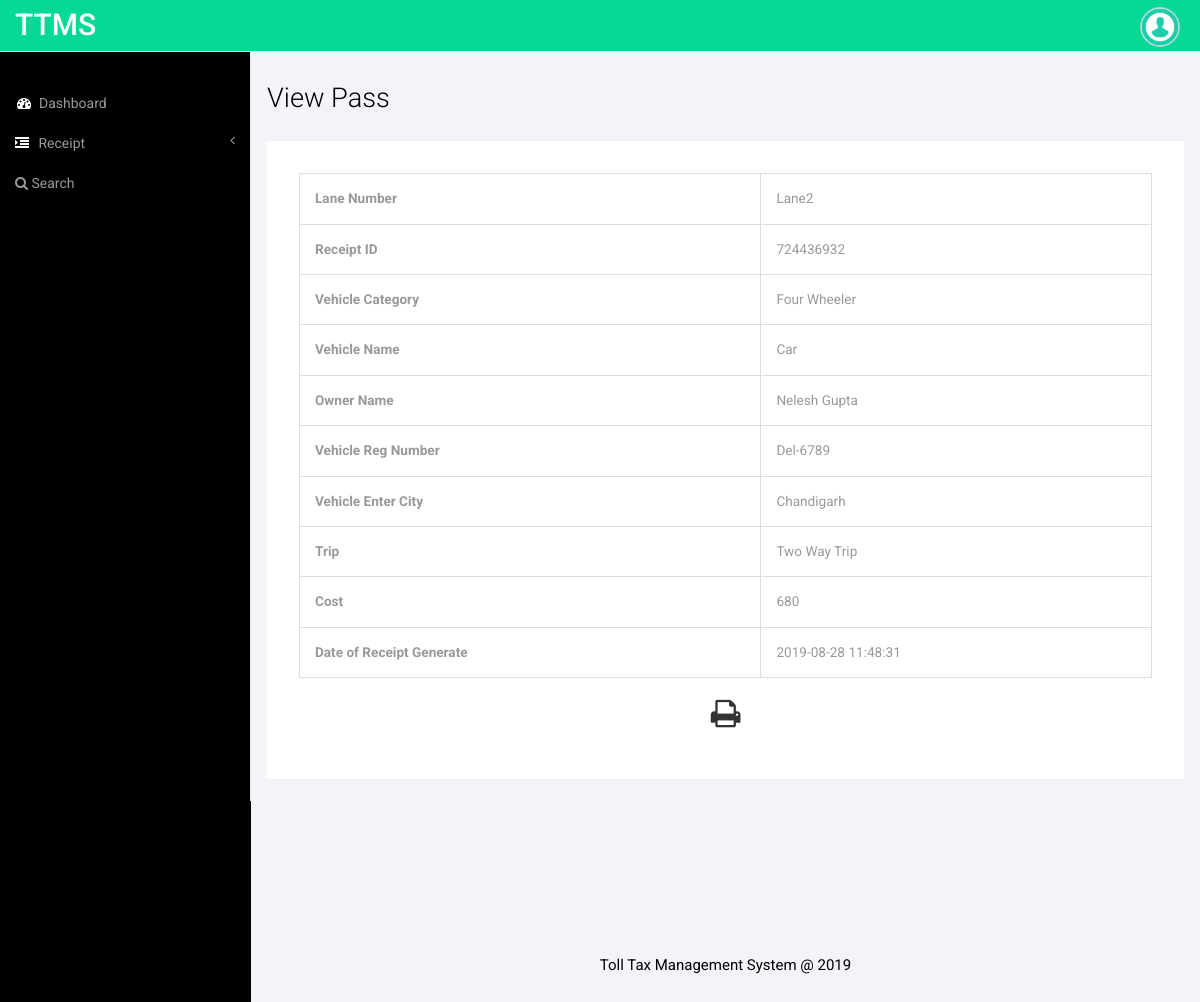
Page /ttms/staffs/view-receipt.php?viewid=3 (signed in) on the committed database.
### tables this page shows
CREATE TABLE `tblreceipt` (
  `ID` int(10) NOT NULL,
  `Staffid` int(10) DEFAULT NULL,
  `LaneNumber` varchar(120) NOT NULL,
  `Receiptid` varchar(50) DEFAULT NULL,
  `VehicleCat` varchar(120) DEFAULT NULL,
  `VehicleName` varchar(150) DEFAULT NULL,
  `OwnerName` varchar(120) DEFAULT NULL,
  `VehicleNumber` varchar(120) DEFAULT NULL,
  `EnterVehiclecity` varchar(120) DEFAULT NULL,
  `Trip` varchar(120) DEFAULT NULL,
  `Cost` varchar(120) DEFAULT NULL,
  `CreationDate` timestamp NULL DEFAULT current_timestamp()
);

### ttms/staffs/view-receipt.php (the view, shortened to what this page needs)
<?php
include('includes/dbconnection.php');
if (strlen($_SESSION['ttmssid']==0)) {
  header('location:logout.php');
  } else {
  ?>
<!DOCTYPE HTML>
<html>
<head>
<link href="css/bootstrap.min.css" rel='stylesheet' type='text/css' />
<link href="css/style.css" rel='stylesheet' type='text/css' />
<link href="css/font-awesome.css" rel="stylesheet">
</head>
<body>
<div id="wrapper">
        <?php include_once('includes/sidebar.php');?>
        <?php include_once('includes/header.php');?>
        <div id="page-wrapper">
        <div class="col-md-12 graphs">
	   <div class="xs">
  	    <h3>View Pass</h3>
  	    <div class="well1 white" id="exampl">
  <?php
$vid=$_GET['viewid'];
$ret=mysqli_query($con,"select * from tblreceipt where ID='$vid'");
while ($row=mysqli_fetch_array($ret)) {
?>
          <fieldset>
             <table border="1" class="table table-bordered mg-b-0" width="100%">
              <tr>
    <th>Lane Number</th>
    <td><?php echo $row['LaneNumber'];?></td>
  </tr>
              <tr>
    <th>Receipt ID</th>
    <td><?php echo $row['Receiptid'];?></td>
  </tr>
        <tr>
    <th>Vehicle Category</th>
    <td><?php echo $row['VehicleCat'];?></td>
  </tr>
  <tr>
    <th>Vehicle Name</th>
    <td><?php echo $row['VehicleName'];?></td>
  </tr>
  <tr>
    <th>Owner Name</th>
    <td><?php echo $row['OwnerName'];?></td>
  </tr>
    <tr>
    <th>Vehicle Reg Number</th>
    <td><?php echo $row['VehicleNumber'];?></td>
  </tr>
  <tr>
    <th>Vehicle Enter City</th>
    <td><?php echo $row['EnterVehiclecity'];?></td>
  </tr>
  <tr>
    <th>Trip</th>
    <td><?php echo $row['Trip'];?></td>
  </tr>
  <tr>
    <th>Cost</th>
    <td><?php echo $row['Cost'];?></td>
  </tr>
  <tr>
    <th>Date of Receipt Generate</th>
    <td><?php echo $row['CreationDate'];?></td>
  </tr>
         <?php } ?>
       </table>
            <div class="form-group">
           <p style="margin-top:1%"  align="center">
  <i class="fa fa-print fa-2x" style="cursor: pointer;"  OnClick="CallPrint(this.value)" ></i>
</p>
     </div>
          </fieldset>
      </div>
    </div>
    <?php include_once('includes/footer.php');?>
   </div>
      </div>
   </div>
<link href="css/custom.css" rel="stylesheet">
</body>
</html>
<?php } ?>

### ttms/staffs/css/style.css (style rules this page uses)
h4, h5, h6, h1, h2, h3 { margin-top: 0; }
p { margin: 0; }
html, body { font-family: 'Roboto', sans-serif; font-size: 100%; background:#000; overflow-x: hidden; }
.graphs { padding: 2em 1em; background: #f2f4f8; font-family: 'Roboto', sans-serif; }
.xs h3, .widget_head { color:#000; font-size:1.7em; font-weight:300; margin-bottom: 1em; }
.table > thead > tr > th, .table > tbody > tr > th, .table > tfoot > tr > th, .table > thead > tr > td, .table > tbody > tr > td, .table > tfoot > tr > td { border-top: none !important; }
.well1 { background:#fff; padding:2em; }
.table > thead > tr > th, .table > tbody > tr > th, .table > tfoot > tr > th, .table > thead > tr > td, .table > tbody > tr > td, .table > tfoot > tr > td { font-size: 0.85em; color: #999; }
.table td, .table>tbody>tr>td, .table>tbody>tr>th, .table>tfoot>tr>td, .table>tfoot>tr>th, .table>thead>tr>td, .table>thead>tr>th { padding:15px !important; }

### ttms/staffs/css/custom.css (style rules this page uses)
#wrapper { width: 100%; }
#page-wrapper { min-height: 568px; background-color: #fff; }
@media (min-width:768px) { #page-wrapper { position: inherit; margin: 0 0 0 250px; border-left: 1px solid #e7e7e7; } }

### rows in the picture
tblreceipt: LaneNumber "Lane2", Receiptid "724436932", VehicleCat "Four Wheeler", VehicleName "Car", OwnerName "Nelesh Gupta", VehicleNumber "Del-6789", EnterVehiclecity "Chandigarh", Trip "Two Way Trip", Cost "680", CreationDate "2019-08-28 11:48:31"
